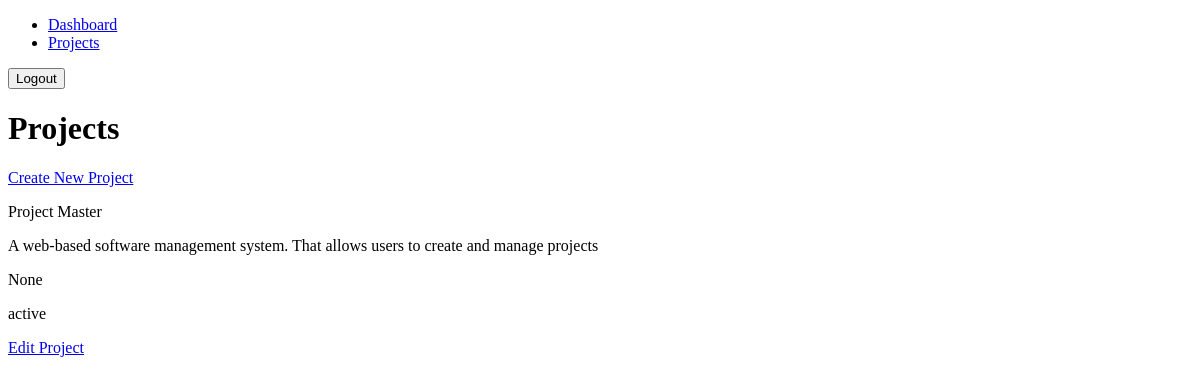
/projects (signed in), run on an earlier commit of the app's database.
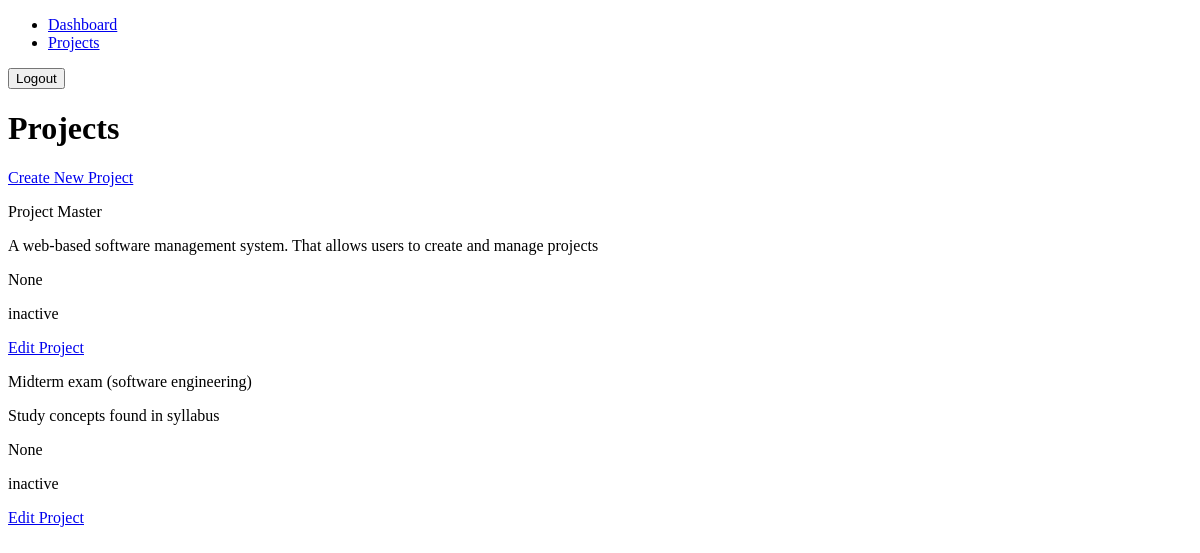
And on a later commit of the database.
### models.py (models this page shows)
class Project(db.Model):
    projectId: Mapped[int] = mapped_column(primary_key=True)
    userId: Mapped[int] = mapped_column(ForeignKey('user.userId'), nullable=False)
    projectName:Mapped[str] = mapped_column(nullable=False)
    description:Mapped[str] = mapped_column(nullable=True)
    startDate: Mapped[datetime] = mapped_column(nullable=True)
    status: Mapped[str] = mapped_column(nullable=False)
    createdAt:Mapped[datetime] = mapped_column(default=lambda: datetime.now(timezone.utc) ,nullable=False)

### app.py (the view)
@app.route('/projects', methods=['GET','POST'])
@login_required
def project_page():
    projects = Project.query.filter_by(userId=current_user.userId).all()
    return render_template('projects.html', projects=projects)

### app.py (called while the page is built)
@login_manager.user_loader
def load_user(user_id):
    return User.query.get(int(user_id))

### templates/projects.html (shortened to what this page needs)
<!DOCTYPE html>
<html lang="en">
<head>
</head>
<body>
        <div class="nav-layout">
        <nav class="nav-bar">
            <ul>
                <li><a href="{{ url_for('dashboard') }}">Dashboard</a></li>
                <li><a href="{{ url_for('project_page') }}">Projects</a></li>
            </ul>
            <form action="{{ url_for('logout')}}" method="POST">
                <button type="submit">Logout</button>
            </form>
        </nav>
    </div>
    <h1>Projects</h1>
    <div class="new-prj-bttn">
        <a href="{{ url_for('new_project')}}">Create New Project</a>
    </div>
    <div class="project-list">
        {% for project in projects %}
            <div class = "project-item">
                <p>{{ project.projectName }}</p>
                <p>{{ project.description }}</p>
                <p>{{ project.startDate }}</p>
                <p>{{ project.status }}</p>
            </div>
            <div class = "edit-project">
                <a href="{{ url_for('edit_project', projectId=project.projectId) }}">Edit Project</a>
            </div>
        {% else %}
            <p>No projects available</p>
        {% endfor %}
    </div>
</body>
</html>

What changed in the data, as far as the page shows it:
changed Project "Project Master": status "active" → "inactive"
added Project: projectName "Midterm exam (software engineering)", description "Study concepts found in syllabus", startDate "None", status "inactive"
